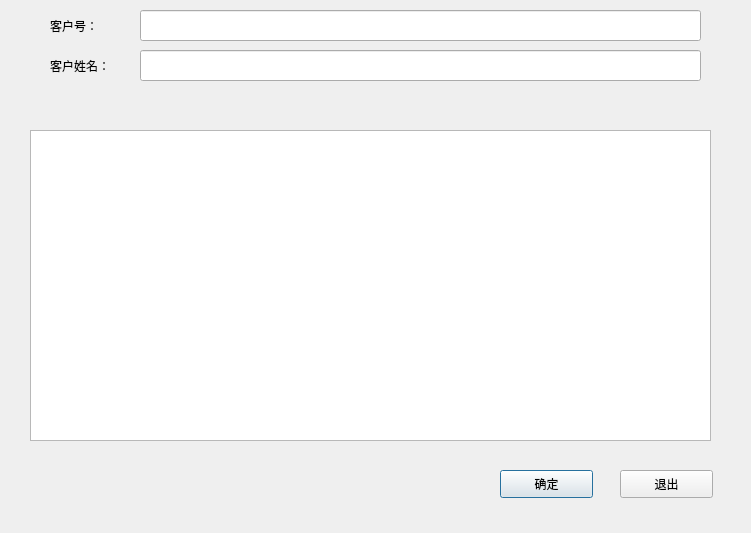
<?xml version="1.0" encoding="UTF-8"?>
<ui version="4.0">
 <class>Dialog</class>
 <widget class="QDialog" name="Dialog">
  <property name="geometry">
   <rect>
    <x>0</x>
    <y>0</y>
    <width>751</width>
    <height>533</height>
   </rect>
  </property>
  <property name="windowTitle">
   <string>根据客户号或客户姓名查找对应客户信息</string>
  </property>
  <widget class="QLabel" name="label">
   <property name="geometry">
    <rect>
     <x>50</x>
     <y>10</y>
     <width>101</width>
     <height>31</height>
    </rect>
   </property>
   <property name="text">
    <string>客户号：</string>
   </property>
  </widget>
  <widget class="QTextBrowser" name="textBrowser">
   <property name="geometry">
    <rect>
     <x>30</x>
     <y>130</y>
     <width>681</width>
     <height>311</height>
    </rect>
   </property>
  </widget>
  <widget class="QLineEdit" name="lineEdit">
   <property name="geometry">
    <rect>
     <x>140</x>
     <y>10</y>
     <width>561</width>
     <height>31</height>
    </rect>
   </property>
  </widget>
  <widget class="QPushButton" name="pushButton">
   <property name="geometry">
    <rect>
     <x>500</x>
     <y>470</y>
     <width>93</width>
     <height>28</height>
    </rect>
   </property>
   <property name="text">
    <string>确定</string>
   </property>
  </widget>
  <widget class="QPushButton" name="pushButton_2">
   <property name="geometry">
    <rect>
     <x>620</x>
     <y>470</y>
     <width>93</width>
     <height>28</height>
    </rect>
   </property>
   <property name="text">
    <string>退出</string>
   </property>
  </widget>
  <widget class="QLabel" name="label_3">
   <property name="geometry">
    <rect>
     <x>280</x>
     <y>90</y>
     <width>161</width>
     <height>31</height>
    </rect>
   </property>
   <property name="text">
    <string>&lt;html&gt;&lt;head/&gt;&lt;body&gt;&lt;p align=&quot;center&quot;&gt;&lt;br/&gt;&lt;/p&gt;&lt;/body&gt;&lt;/html&gt;</string>
   </property>
  </widget>
  <widget class="QLabel" name="label_2">
   <property name="geometry">
    <rect>
     <x>50</x>
     <y>50</y>
     <width>101</width>
     <height>31</height>
    </rect>
   </property>
   <property name="text">
    <string>客户姓名：</string>
   </property>
  </widget>
  <widget class="QLineEdit" name="lineEdit_2">
   <property name="geometry">
    <rect>
     <x>140</x>
     <y>50</y>
     <width>561</width>
     <height>31</height>
    </rect>
   </property>
  </widget>
 </widget>
 <resources/>
 <connections/>
</ui>
